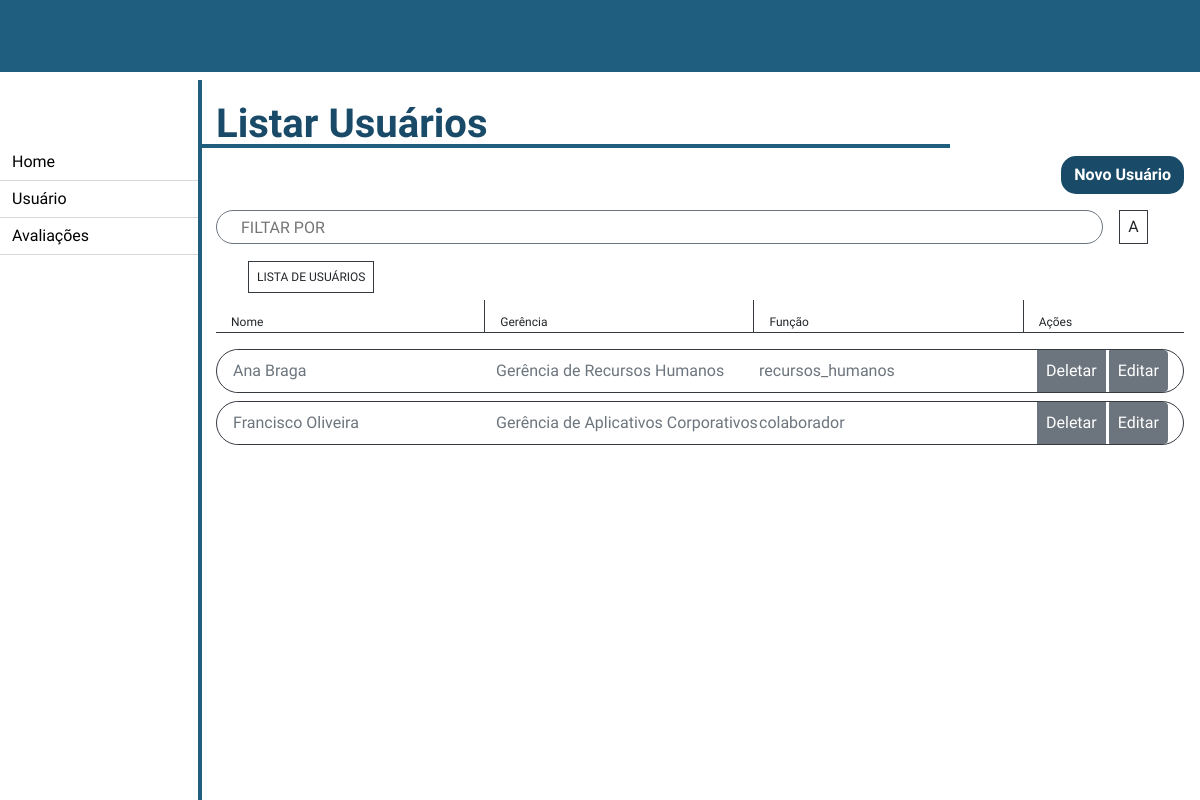
/recursos_humanos/listar_usuarios/, run on an earlier commit of the app's database.
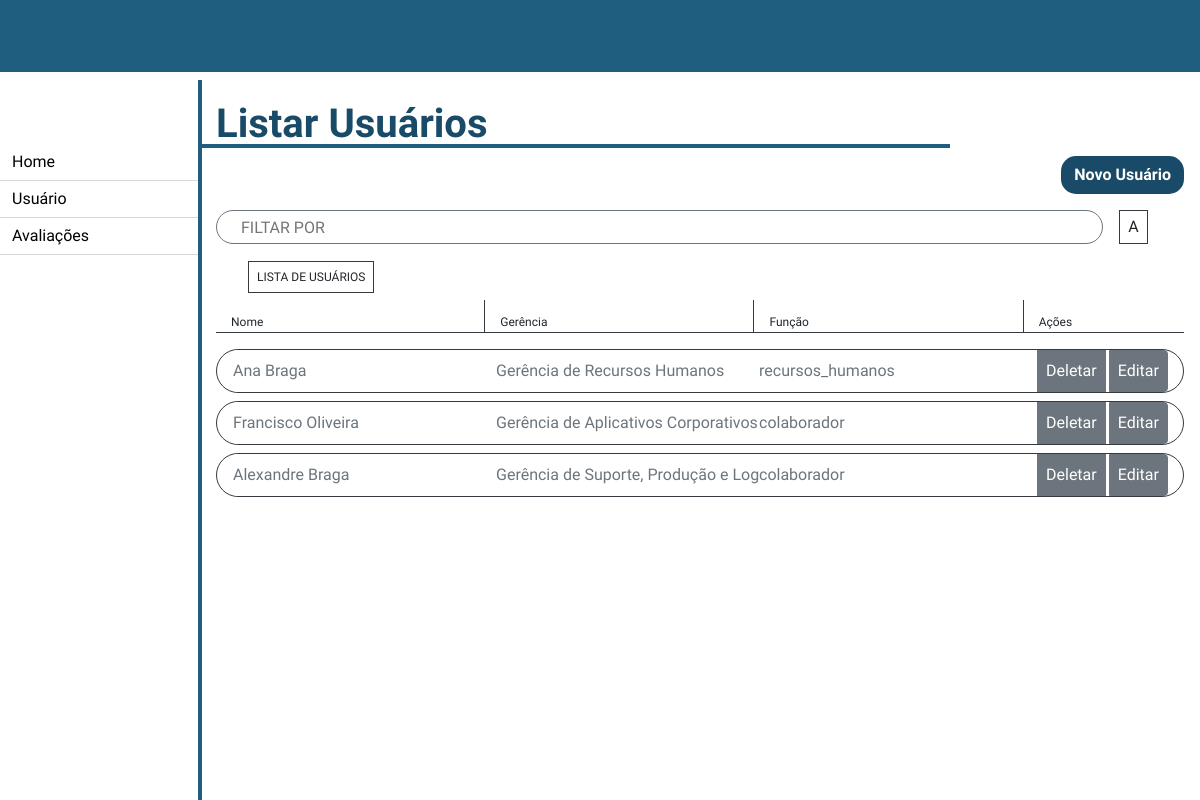
And on a later commit of the database.
### recursos_humanos/models.py (models this page shows, shortened)
class Usuario(models.Model):
    FUNCAO = (
        ('presidente', "Presidente"),
        ('diretos', "Diretor"),
        ('gerente', "Gerente"),
        ('chefe', "Chefe"),
        ('colaborador', "Colaborador"),
        ('cedido', "Cedido a outro orgão"),
        ('recursos_humanos', "Recursos Humanos"),
    )
    CLASSE = (
        ('classe1', "Classe 1"),
        ('classe2', "Classe 2"),
        ('classe3', "Classe 3"),
    )
    NIVEL = (
        ('', '----'),
        ('i', "I"),
        ('ii', "II"),
        ('iii', "III"),
        ('iv', "IV"),
        ('v', "V"),
        ('vi', "VI"),
        ('vii', "VII"),
        ('viii', "VIII"),
        ('ix', "IX"),
        ('x', "X"),
        ('xi', "XI"),
        ('xii', "XII"),
    )
    nome = models.CharField(max_length=100, blank=False, null=False)
    senha = models.CharField(max_length=20, blank=False, null=False)
    email = models.EmailField(blank=False, null=False)
    cpf = models.CharField(max_length=14, blank=False, null=False)
    data_criacao_usuario = models.DateField(default=datetime.now, blank=False, null=False)
    data_atualizacao_usuario = models.DateField(blank=True, null=True)
    data_exclusao_usuario = models.DateField(blank=True, null=True)
    ultima_avaliacao = models.DateField(blank=True, null=True)
    setor = models.CharField(max_length=50)
    cargo = models.CharField(max_length=50)
    funcao = models.CharField(max_length=20, choices=FUNCAO)
    classe = models.CharField(max_length=20, choices=CLASSE)
    nivel = models.CharField(max_length=5, choices=NIVEL)
    gerencia = models.ForeignKey('Gerencia', on_delete=models.CASCADE)
    diretoria = models.ForeignKey('Diretoria', on_delete=models.CASCADE)
    efetivo = models.BooleanField(default=False)
    inativo = models.BooleanField(default=False)
    meritos = models.ManyToManyField(FatorDesempenhoMerito, blank=True)
    demeritos = models.ManyToManyField(FatorDesempenhoDemerito, blank=True)
    avaliacoes = models.ManyToManyField(AvaliacaoDesempenho, blank=True)
    class Meta:
        verbose_name = "Usuário"

class Gerencia(models.Model):
    gerencia = models.CharField(max_length=100, blank=False, null=False)
    diretoria = models.ForeignKey(Diretoria, on_delete=models.CASCADE)
    class Meta:
        verbose_name = "Gerência"
    def __str__(self) -> str:
        return self.gerencia

### recursos_humanos/views.py (the view)
# urls.py: path('listar_usuarios/', views.listar_usuarios, name='listar_usuarios'),
def listar_usuarios(request):
    usuarios = Usuario.objects.all()
    return render(request, "recursos_humanos/listar_usuarios.html", {'usuarios': usuarios})

### templates/recursos_humanos/listar_usuarios.html (shortened to what this page needs)
{% extends './home.html' %}
{% block 'conteudo' %}
<h1 class="pl-3 my-2 w-75 font-weight-bold">Listar Usuários</h1>
<div class="d-flex justify-content-end mb-3 mr-3">
    <a href="{% url 'cadastrar_usuario' %}" class="btn font-weight-bold btn-enviar">Novo Usuário</a>
</div>
<div class="row mb-4 mx-3">
    <input type="text" class="border border-secondary pl-4 text-uppercase text-muted col-11"
        style="width: 100%; border-radius: 50px;" id="myInput"
        placeholder="Filtar por {% block 'filtro' %}{% endblock %}">
    <div class="border border-dark p-2 ml-3">A</div>
</div>
<small class="border border-dark ml-5 p-2 text-uppercase">Lista de Usuários</small>
<div class="row mx-3 mt-3 border-bottom border-dark d-flex align-items-center">
    <small class="col pt-3 pb-1">Nome</small>
    <small class="col border-left border-dark pt-3 pb-1">Gerência</small>
    <small class="col border-left border-dark pt-3 pb-1">Função</small>
    <small class="col-2 border-left border-dark pt-3 pb-1">Ações</small>
</div>
<form class="form mt-3 mx-3">
    <div class="input-group mb-3">
        {% for usuario in usuarios %}
        <div class="input-group border border-dark w-100 mb-2" style="border-radius: 50px;">
            <input type="text" class="col form-control border-0 ml-3 p-0 bg-white" placeholder="{{ usuario.nome }}"
                aria-label="{{ usuario.nome }}" disabled>
            <input type="text" class="col form-control border-0 p-0 bg-white" placeholder="{{ usuario.gerencia }}"
                aria-label="{{ usuario.gerencia }}" disabled>
            <input type="text" class="col form-control border-0 p-0 bg-white" placeholder="{{ usuario.funcao }}"
                aria-label="{{ usuario.funcao }}" disabled>
            <div class="col-2 input-group-append">
                <button class="btn btn-secondary p-2 mr-1" type="button" id="botao-deletar" data-toggle="modal"
                    data-target="#deletar_usuario_{{usuario.id}}">Deletar</button>
                <a href="{% url 'editar_usuario' usuario.id %}" class="btn btn-secondary p-2 mr-3"
                    id="botao-editar">Editar</a>
            </div>
        </div>
        {% endfor %}
    </div>
</form>
{% endblock %}

What changed in the data, as far as the page shows it:
added Usuario: nome "Alexandre Braga", gerencia "Gerência de Suporte, Produção e Logística", funcao "colaborador"
